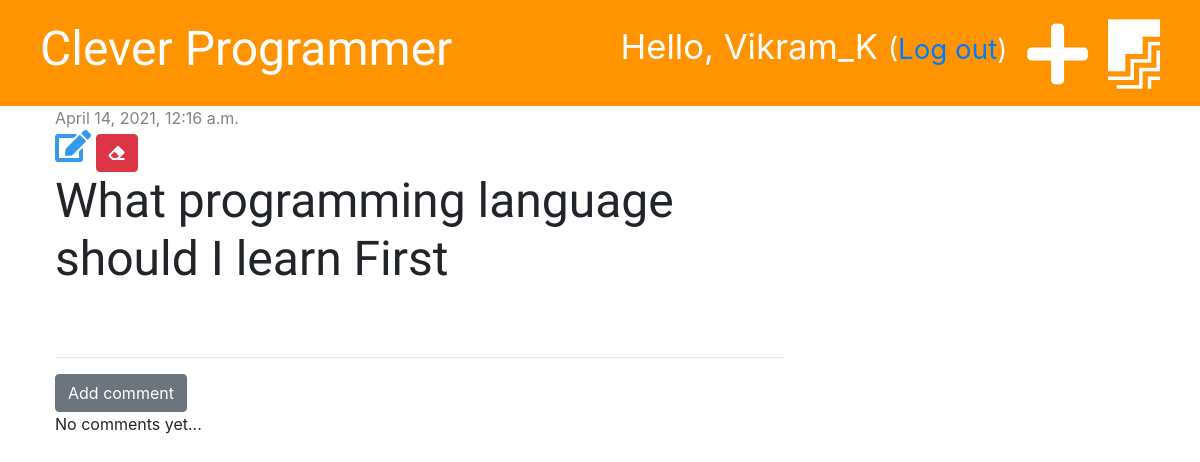
The page /post/1/ (signed in) on the database as committed earlier.
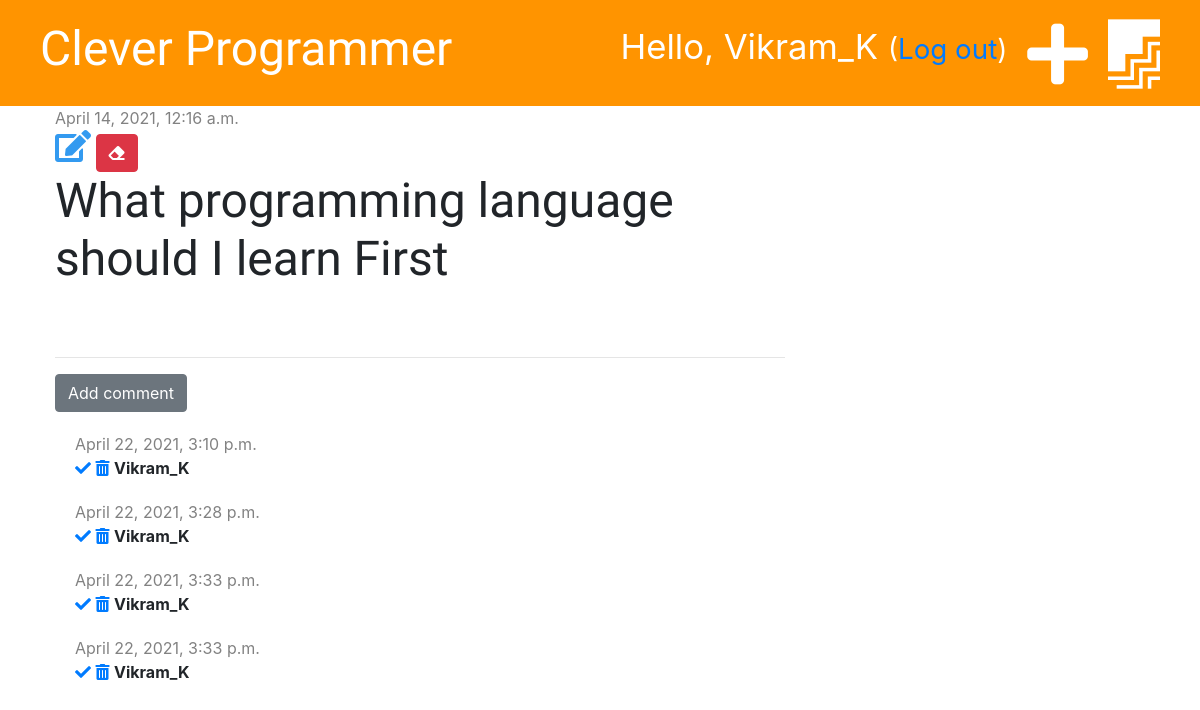
The same page on the database as committed later.
### blog/models.py (models this page shows, shortened)
class Post(models.Model):
    author = models.ForeignKey('auth.User',on_delete=models.CASCADE)
    title = models.CharField(max_length=200)
    text = models.TextField()
    created_date = models.DateTimeField(default=timezone.now)
    published_date = models.DateTimeField(blank=True,null=True)

class Comment(models.Model):
    post = models.ForeignKey('blog.Post', on_delete=models.CASCADE, related_name='comments')
    author = models.CharField(max_length=200)
    text = models.TextField()
    created_date = models.DateTimeField(default=timezone.now)
    approved = models.BooleanField(default=False)

### blog/views.py (the view)
# urls.py: path('post/<int:pk>/',views.post_detail,name='post_detail'),
def post_detail(request,pk):
    post = get_object_or_404(Post,pk=pk)
    stuff_for_frontend = {'post' : post}
    return render(request,'blog/post_detail.html' ,stuff_for_frontend)

### blog/templatetags/markdownify.py (called while the page is built)
@register.filter
def markdown(value):
    renderer = HighlightRenderer()
    markdown = mistune.Markdown(renderer=renderer)
    return markdown(value)

### blog/templates/blog/post_detail.html (shortened to what this page needs)
{% extends 'blog/base.html' %}
{% load markdownify %}
{% block content %}
    <div class="post">
            {% if post.published_date %}
              <div class="date">
                  {{ post.published_date }}
              </div>
            {% else %}
              <a href="{% url 'post_publish' pk=post.pk %}" class="btn btn-primary">Publish</a>
            {% endif %}
            {% if user.is_authenticated %}
                <a href="{% url 'post_edit' pk=post.pk %}"><i class="fas fa-edit fa-2x" style="color: #339af0"></i></a>
            {% endif %}
            <a href="{% url 'post_delete' pk=post.pk %}" class="btn btn-danger"
               onclick="return confirm('Are you sure you want to delete this post?')">
                <i class="fas fa-eraser"></i></a>
            <h1>{{ post.title }}</h1>
     </div>
     <hr>
     <a href="{% url 'add_comment_to_post' pk=post.pk %}" class="btn btn-secondary">Add comment</a>
     {% for comment in post.comments.all %}
        {% if user.is_authenticated or comment.approved %}
            <div class="comment">
                <div class="date">
                   {{ comment.created_date }}
                </div>
                    {% if not comment.approved and user.is_superuser %}
                        <a href="{% url 'comment_approve' pk=comment.pk %}"><i class="fas fa-check"></i></a>
                        <a href="{% url 'comment_remove' pk=comment.pk %}"><i class="fas fa-trash-alt"></i></a>
                    {% endif %}
                    <strong>{{ comment.author }}</strong>
                </div>
         {% endif %}
     {% empty %}
        <p>No comments yet...</p>
     {% endfor %}
{% endblock %}

### blog/templates/blog/base.html (shortened to what this page needs)
{% load static %}
<!DOCTYPE html>
<html lang="en">
<head>
    <link rel="stylesheet" href="https://cdn.jsdelivr.net/npm/bootstrap@4.6.0/dist/css/bootstrap.min.css">
    <link rel="stylesheet" href="{% static 'css/blog.css' %}">
    <link rel="stylesheet" href="https://pro.fontawesome.com/releases/v5.10.0/css/all.css"/>
    <link rel="stylesheet" href="{% static 'css/zenburn.css' %}">
</head>
<body>
<div class="page-header">
    {% if user.is_authenticated %}
        <a href="{% url 'post_draft_list' %}" class="top-menu"><i class="fab fa-firstdraft fa-2x"></i></a>
        <a href="{% url 'post_new' %}" class="top-menu"><i class="fas fa-plus fa-2x"></i></a>
        <p class="top-menu">Hello, {{ user.username }} <small>(<a href="{% url 'logout' %}">Log out</a>)</small></p>
    {% else %}
        <a href="{% url 'login' %}" class="top-menu"><i class="fas fa-sign-in-alt fa-2x"></i></a>
    {% endif %}
    <h1><a href="{% url "post_list" %}">Clever Programmer </a></h1>
</div>
<div class="content container">
    <div class="row">
        <div class="col-md-8">
          {% block content %}
          {% endblock %}
        </div>
    </div>
</div>
</body>
</html>

### blog/static/css/blog.css (style rules this page uses)
.page-header { background-color: #ff9400; margin-top: 0; padding: 20px 20px 20px 40px; }
.page-header h1, .page-header h1 a { color: #ffffff; font-size: 36pt; text-decoration: none; }
.content { margin-left: 40px; }
h1,h2,h3,h4 { font-family: 'Tangerine','Inconsolata','Droid Sans',serif; font-size: 48px; }
.date { color: #828282; }
.post { margin-bottom: 70px; }
.top-menu , .top-menu:hover { color: #ffffff; float: right; font-size: 26pt; margin-right:20px; }
.comment { margin: 20px 0px 20px 20px; }

Rows that differ between the two databases and show on the page:
added Comment: created_date "April 22, 2021, 3:10 p.m.", approved False (drawn), author "Vikram_K"
added Comment: created_date "April 22, 2021, 3:28 p.m.", approved False (drawn), author "Vikram_K"
added Comment: created_date "April 22, 2021, 3:33 p.m.", approved False (drawn), author "Vikram_K"
added Comment: created_date "April 22, 2021, 3:33 p.m.", approved False (drawn), author "Vikram_K"
Other text that changed with them:
text no longer shown: "No comments yet..."
